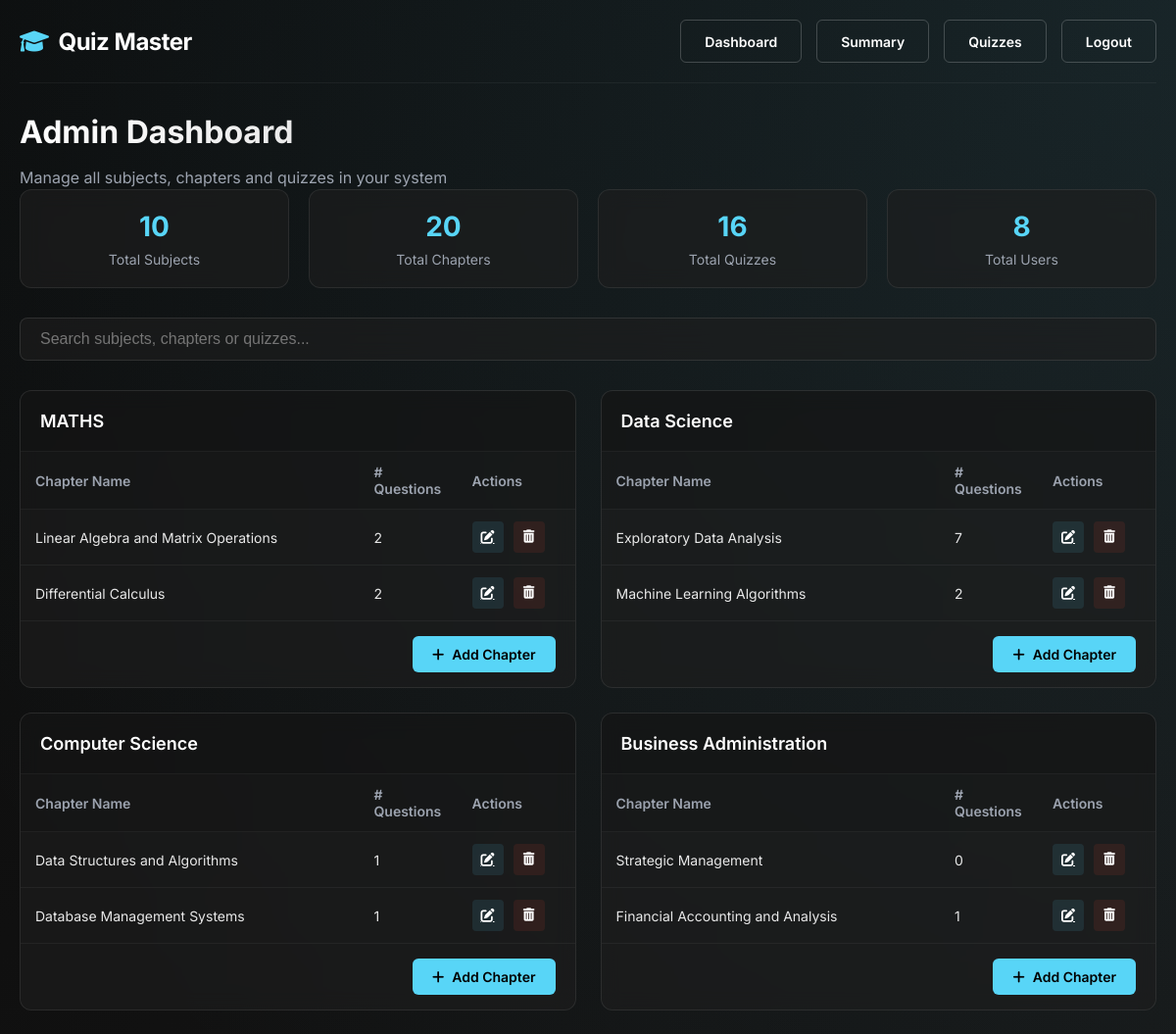
The app's page /admin/dashboard (signed in, upper part), older data.
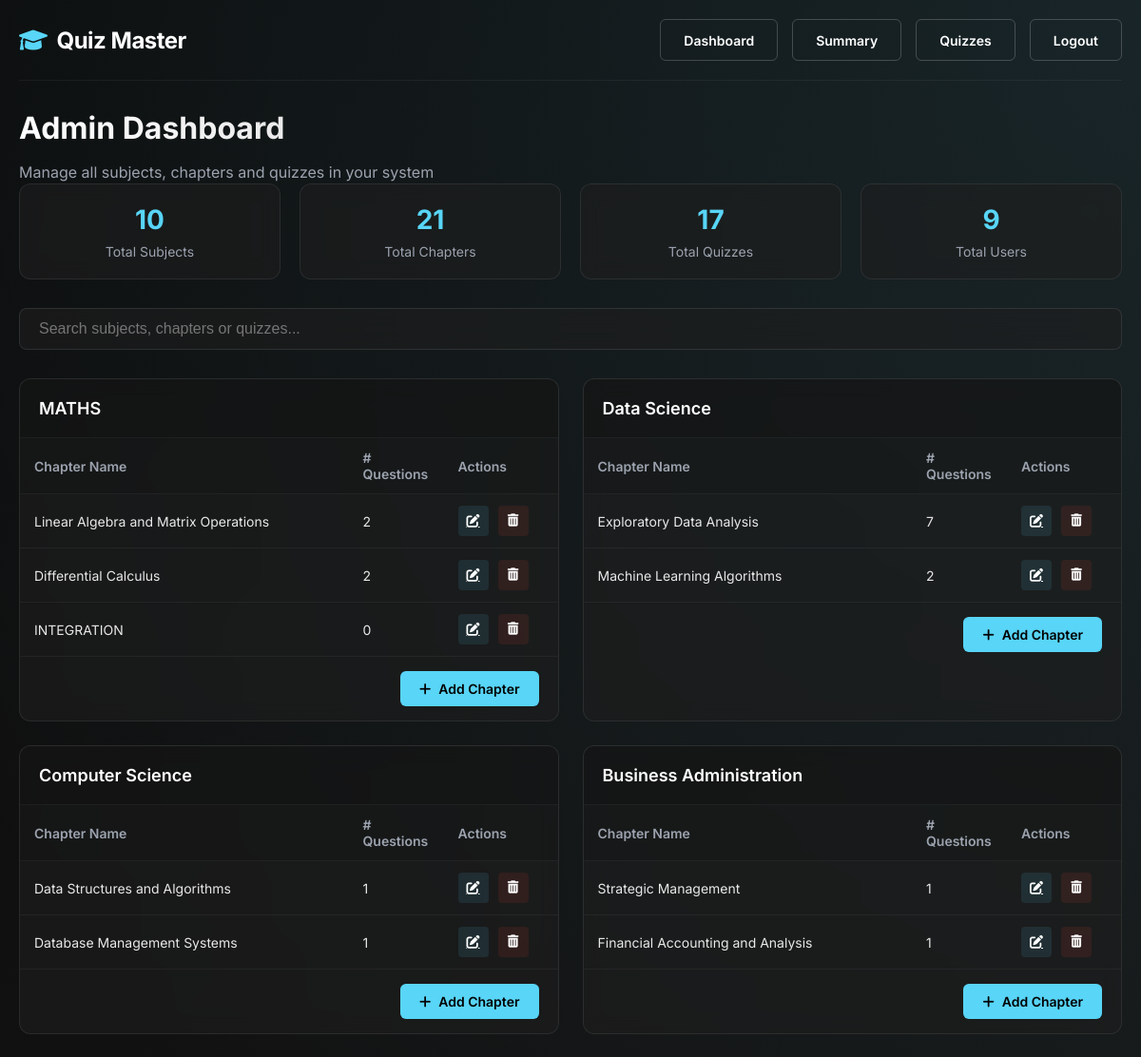
The same page, newer data.
### models.py (models this page shows, shortened)
class Subject(db.Model):
    __tablename__ = 'subjects'
    id = db.Column(db.Integer, primary_key=True)
    name = db.Column(db.String(100), nullable=False, index=True)
    description = db.Column(db.Text)
    code = db.Column(db.String(20), unique=True)
    image_path = db.Column(db.String(200))
    is_active = db.Column(db.Boolean, default=True)
    created_at = db.Column(db.DateTime, default=datetime.utcnow)
    chapters = db.relationship('Chapter', backref='subject', cascade="all, delete-orphan", lazy=True)
    user_performances = db.relationship('UserStrength', backref='subject', lazy='dynamic')

class Chapter(db.Model):
    __tablename__ = 'chapters'
    id = db.Column(db.Integer, primary_key=True)
    name = db.Column(db.String(100), nullable=False, index=True)
    subject_id = db.Column(db.Integer, db.ForeignKey('subjects.id'), nullable=False)
    description = db.Column(db.Text)
    seq_num = db.Column(db.Integer, default=0)  # For ordering chapters
    is_active = db.Column(db.Boolean, default=True)
    created_at = db.Column(db.DateTime, default=datetime.utcnow)
    quizzes = db.relationship('Quiz', backref='chapter', cascade="all, delete-orphan", lazy=True)
    user_performances = db.relationship('UserStrength', backref='chapter', lazy='dynamic')
    @property
    def questions_count(self):
        count = 0
        for quiz in self.quizzes:
            count += len(quiz.questions)
        return count

### routes.py (the view)
@app_routes.route("/admin/dashboard")
def admin_dashboard():
    if session.get("role") != "admin":
        flash("Access denied! Admins only.", "danger")
        return redirect(url_for("app_routes.login"))
    try:
        subjects = Subject.query.all()
        total_users = User.query.filter_by(role="user").count()
        total_quizzes = Quiz.query.count()
        total_questions = Question.query.count()
        avg_score_query = db.session.query(func.avg(Score.total_scored)).scalar()
        try:
            avg_score = float(avg_score_query) if avg_score_query is not None else 0.0
        except Exception as e:
            avg_score = 0.0
        return render_template(
            "admin_dashboard.html",
            subjects=subjects,
            total_users=total_users,
            total_quizzes=total_quizzes,
            total_questions=total_questions,
            avg_score=avg_score
        )
    except Exception as e:
        flash(f"Error loading dashboard: {str(e)}", "danger")
        return redirect(url_for("app_routes.login"))

### routes.py (called while the page is built)
@app_routes.context_processor
def inject_responsive_elements():
    is_mobile = request.user_agent.platform in ['android', 'iphone'] or \
                'mobile' in request.user_agent.string.lower()
    return {
        'is_mobile': is_mobile,
        'current_year': datetime.now().year
    }  # Fixed: Added missing closing brace

### templates/admin/admin_dashboard.html (shortened to what the changed rows need)
{% extends "base.html" %}
{% block content %}
<div class="dashboard-header">
    <h1 class="dashboard-title">Admin Dashboard</h1>
</div>
<div class="dashboard-metrics">
    <div class="metric-card">
        <div class="metric-value">{{ subjects|map(attribute='chapters')|map('length')|sum }}</div>
        <div class="metric-label">Total Chapters</div>
    </div>
    <div class="metric-card">
        <div class="metric-value">{{ total_quizzes if total_quizzes is defined else '0' }}</div>
        <div class="metric-label">Total Quizzes</div>
    </div>
    <div class="metric-card">
        <div class="metric-value">{{ total_users if total_users is defined else '0' }}</div>
        <div class="metric-label">Total Users</div>
    </div>
</div>
<div class="subjects-grid" id="subjects-container">
    {% if subjects %}
        {% for subject in subjects %}
        <div class="subject-card" data-subject-name="{{ subject.name.lower() }}">
            <div class="subject-header">
                <h3 class="subject-name">{{ subject.name }}</h3>
            </div>
            <div class="subject-content">
                <table class="chapter-table">
                    <thead>
                        <tr>
                            <th>Chapter Name</th>
                            <th style="width: 100px;"># Questions</th>
                            <th style="width: 120px;">Actions</th>
                        </tr>
                    </thead>
                    <tbody>
                        {% if subject.chapters %}
                            {% for chap in subject.chapters %}
                            <tr class="chapter-row" data-chapter-name="{{ chap.name.lower() }}">
                                <td>{{ chap.name }}</td>
                                <td>{{ chap.questions_count if chap.questions_count is defined else 0 }}</td>
                                <td>
                                    <div class="actions-container">
                                        <a href="{{ url_for('app_routes.edit_chapter', chapter_id=chap.id) }}" class="btn-icon btn-edit" title="Edit Chapter">
                                            <i class="fas fa-edit"></i>
                                        </a>
                                        <form method="POST" action="{{ url_for('app_routes.delete_chapter', chapter_id=chap.id) }}" class="d-inline">
                                            <button class="btn-icon btn-delete" type="submit" title="Delete Chapter" onclick="return confirm('Are you sure you want to delete this chapter?');">
                                                <i class="fas fa-trash-alt"></i>
                                            </button>
                                        </form>
                                    </div>
                                </td>
                            </tr>
                            {% endfor %}
                        {% else %}
                            <tr>
                                <td colspan="3" class="text-center">No chapters available for this subject</td>
                            </tr>
                        {% endif %}
                    </tbody>
                </table>
            </div>
            <div class="subject-footer">
                <a href="{{ url_for('app_routes.add_chapter') }}?subject_id={{ subject.id }}" class="action-btn">
                    <i class="fas fa-plus"></i> Add Chapter
                </a>
            </div>
        </div>
        {% endfor %}
    {% else %}
        <div class="empty-state">
            <div style="font-size: 48px; margin-bottom: 20px;">📚</div>
            <p>No subjects have been added yet.</p>
            <p>Start by adding your first subject!</p>
        </div>
    {% endif %}
</div>
{% endblock %}

Row changes from the older to the newer data that the page shows:
added Chapter: name "INTEGRATION", seq_num "0", shown under Subject "MATHS"
computed for Chapter "Strategic Management": is_active "0" → "1"
Text that changed along with them:
{{ subjects|map(attribute='chapters')|map('length')|sum }}: "20" → "21"
{{ total_quizzes if total_quizzes is defined else '0' }}: "16" → "17"
{{ total_users if total_users is defined else '0' }}: "8" → "9"
